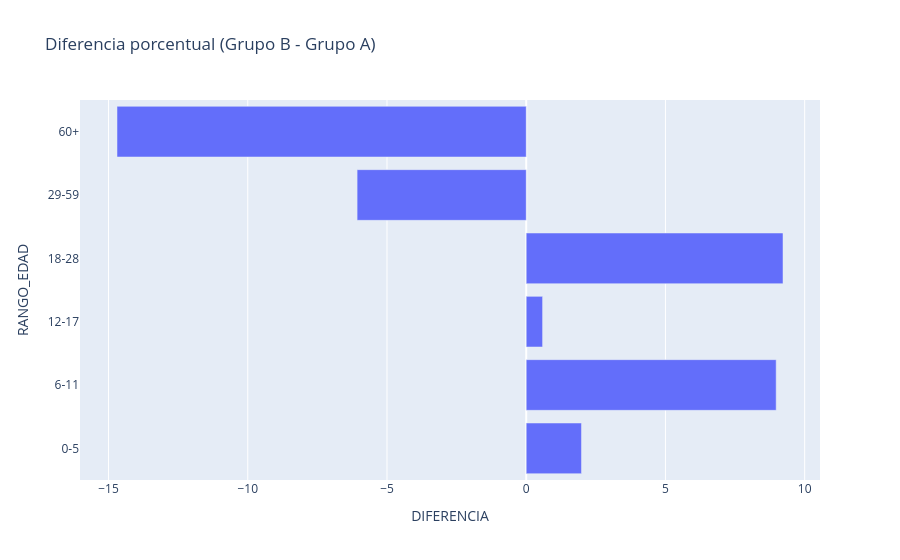

The notebook cell saved with this chart:
### Code cell
fig_diff = px.bar(
    df_diff,
    x="DIFERENCIA",
    y="RANGO_EDAD",
    orientation="h",
    title="Diferencia porcentual (Grupo B - Grupo A)"
)

fig_diff.show()

### Figure 1 — Plotly figure (JSON) as saved in the notebook; plotly's stock layout.template omitted (floating-point values rounded to 4 significant figures)
{"data": [{"hovertemplate": "DIFERENCIA=%{x}<br>RANGO_EDAD=%{y}<extra></extra>", "legendgroup": "", "marker": {"color": "#636efa", "pattern": {"shape": ""}}, "name": "", "orientation": "h", "showlegend": false, "textposition": "auto", "type": "bar", "x": [1.984, 8.976, 0.5875, 9.221, -6.073, -14.7], "xaxis": "x", "y": ["0-5", "6-11", "12-17", "18-28", "29-59", "60+"], "yaxis": "y"}], "layout": {"barmode": "relative", "legend": {"tracegroupgap": 0}, "title": {"text": "Diferencia porcentual (Grupo B - Grupo A)"}, "xaxis": {"anchor": "y", "domain": [0, 1], "title": {"text": "DIFERENCIA"}}, "yaxis": {"anchor": "x", "domain": [0, 1], "title": {"text": "RANGO_EDAD"}}}}
